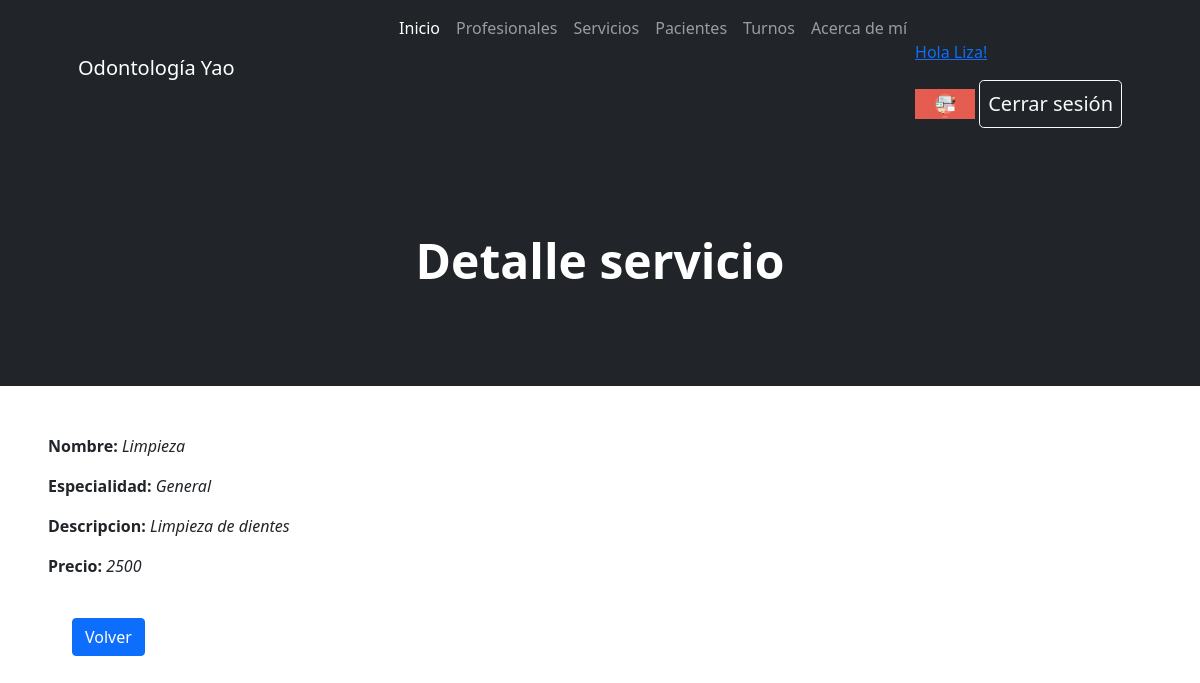
The app's page /AppOdonto/servicio/2 (signed in) with its own data.
### AppOdonto/models.py (models this page shows, shortened)
class Avatar(models.Model):
    usuario = models.ForeignKey(User, on_delete=models.CASCADE)
    imagen = models.ImageField(upload_to="avatares", null=True, blank=True)

class Servicio(models.Model):
    servicio = models.CharField(max_length=20)
    especialidad = models.CharField(max_length=15)
    descripcion = models.CharField(max_length=40)
    precio = models.IntegerField()

### AppOdonto/views.py (the view)
# urls.py: path('servicio/<int:pk>', ServicioDetail.as_view(), name="Servicio Detail"),
class ServicioDetail(LoginRequiredMixin, DetailView):
    model = Servicio

### AppOdonto/templates/AppOdonto/servicio_detail.html (shortened to what this page needs)
{% extends "AppOdonto/padre.html" %}
{% block header %}
    <h1 class="display-5 fw-bolder text-white mb-2">Detalle servicio</h1>
{% endblock %}
{% block formulario %}
<section class="m-5">
    <p><b>Nombre:</b> <i>{{servicio.servicio}}</i></p>
    <p><b>Especialidad:</b> <i>{{servicio.especialidad}}</i></p>
    <p><b>Descripcion:</b> <i>{{servicio.descripcion}}</i></p>
    <p><b>Precio:</b> <i>{{servicio.precio}}</i></p> <br>
    <p>
        <a href="{% url 'Servicio List' %}" class="btn btn-primary mx-4">Volver</a>
    </p>
</section>
{% endblock %}

### AppOdonto/templates/AppOdonto/padre.html (shortened to what this page needs)
<!DOCTYPE html>
<html lang="es">
    <head> {% load static %}
        <link href="https://cdn.jsdelivr.net/npm/bootstrap-icons@1.4.1/font/bootstrap-icons.css" rel="stylesheet" />
        <link href="{% static 'AppOdonto/css/styles.css' %}" rel="stylesheet" />
    </head>
    <body>
        <nav class="navbar navbar-expand-lg navbar-dark bg-dark">
            <div class="container px-5">
                <a class="navbar-brand" href="{% url 'Inicio' %}">Odontología Yao</a>
                <div class="collapse navbar-collapse" id="navbarSupportedContent">
                    <ul class="navbar-nav ms-auto mb-2 mb-lg-0">
                        <li class="nav-item"><a class="nav-link active" aria-current="page" href="{% url 'Inicio' %}">Inicio</a></li>
                        <li class="nav-item"><a class="nav-link" href="{% url 'Ver Profesionales' %}">Profesionales</a></li>
                        <li class="nav-item"><a class="nav-link" href="{% url 'Servicio List' %}">Servicios</a></li>
                        <li class="nav-item"><a class="nav-link" href="{% url 'Paciente List' %}">Pacientes</a></li>
                        <li class="nav-item"><a class="nav-link" href="{% url 'Turno List' %}">Turnos</a></li>
                        <li class="nav-item"><a class="nav-link" href="{% url 'About' %}">Acerca de mí</a></li>
                        <li class="nav-item"><a class="nav-link">
                            {% if request.user.is_authenticated %}
                                <p style="color:white"><a href="{% url 'Editar Perfil' %}">Hola {{user.first_name}}!</a></p>
                                {% with user.avatar_set.first as miAvatar%}
                                    {% if miAvatar %}
                                        <img src="{{miAvatar.imagen.url}}" alt="Imagen perfil" style="max-width: 60px;">
                                    {% endif %}
                                {% endwith %}
                                <a class="btn btn-outline-light btn-lg px-2" href="{% url 'Logout' %}">Cerrar sesión</a>
                            {% endif %}
                       </a></li>
                    </ul>
                </div>
            </div>
        </nav>
        <header class="bg-dark py-5">
            <div class="container px-5">
                <div class="row gx-5 justify-content-center">
                    <div class="col-lg-6">
                        <div class="text-center my-5">
                        {% block header %}{% endblock %}
                        </div>
                    </div>
                </div>
            </div>
        </header>
{% block formulario %}
{% endblock %}
    </body>
</html>

### records on screen
Avatar: imagen (picture)
Servicio: servicio "Limpieza", especialidad "General", descripcion "Limpieza de dientes", precio "2500"

### other values on screen
{{ user.first_name }} "Liza"
